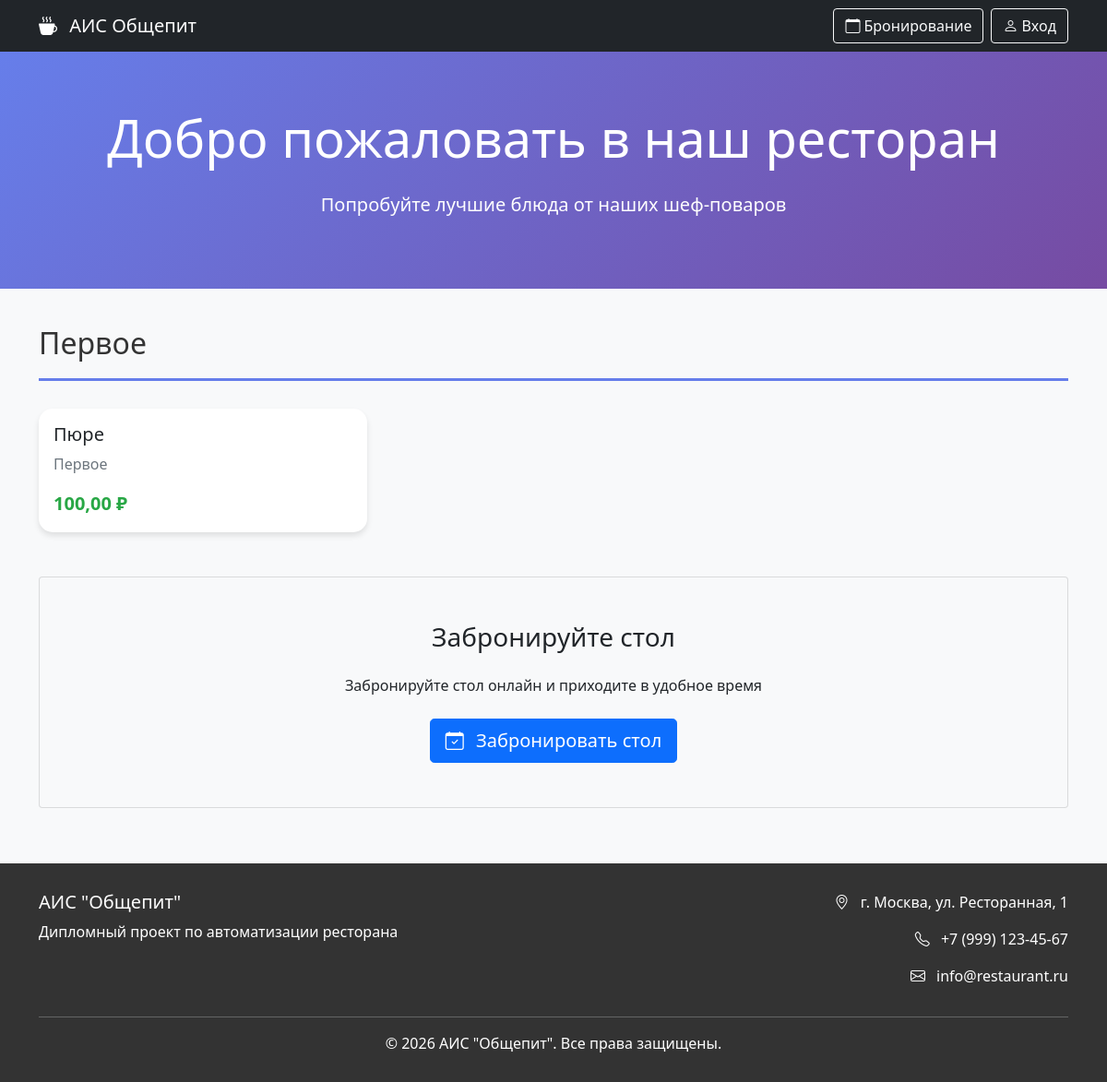
The app's page /menu/ with its own data.
### menu/models.py (models this page shows, shortened)
class Category(models.Model):
    name = models.CharField(max_length=100, verbose_name="Название категории")
    order = models.IntegerField(default=0, verbose_name="Порядок сортировки")
    class Meta:
        verbose_name = "Категория"              # как в единственном числе
        verbose_name_plural = "Категории"       # как во множественном
        ordering = ['order']

class Dish(models.Model):
    name = models.CharField(max_length=200, verbose_name="Название блюда")
    description = models.TextField(blank=True, verbose_name="Описание")
    price = models.DecimalField(max_digits=10, decimal_places=2, verbose_name="Цена")
    category = models.ForeignKey(Category, on_delete=models.CASCADE, verbose_name="Категория")
    is_available = models.BooleanField(default=True, verbose_name="Доступно")
    image = models.ImageField(upload_to='dishes/', blank=True, null=True, verbose_name="Изображение")
    created_at = models.DateTimeField(auto_now_add=True, verbose_name="Дата создания")
    updated_at = models.DateTimeField(auto_now=True, verbose_name="Дата обновления")
    class Meta:
        verbose_name = "Блюдо"
        verbose_name_plural = "Блюда"
        ordering = ['category__order', 'name']

### menu/views.py (the view)
# urls.py: path('menu/', menu_views.public_menu, name='public_menu'),
def public_menu(request):
    dishes = Dish.objects.filter(is_available=True).select_related('category')
    categories = Category.objects.all().order_by('order')
    context = {
        'dishes': dishes,
        'categories': categories,
    }
    return render(request, 'public/menu.html', context)

### templates/public/menu.html (shortened to what this page needs)
<!DOCTYPE html>
<html lang="ru">
<head>
    <link href="https://cdn.jsdelivr.net/npm/bootstrap@5.1.3/dist/css/bootstrap.min.css" rel="stylesheet">
    <link rel="stylesheet" href="https://cdn.jsdelivr.net/npm/bootstrap-icons@1.8.1/font/bootstrap-icons.css">
</head>
<body>
    <nav class="navbar navbar-dark bg-dark">
        <div class="container">
            <a class="navbar-brand" href="/">
                <i class="bi bi-cup-hot-fill me-2"></i>
                АИС Общепит
            </a>
            <div class="d-flex">
                <a href="/booking/" class="btn btn-outline-light me-2">
                    <i class="bi bi-calendar me-1"></i>Бронирование
                </a>
                <a href="/admin/" class="btn btn-outline-light">
                    <i class="bi bi-person me-1"></i>Вход
                </a>
            </div>
        </div>
    </nav>
    <div class="header text-center">
        <div class="container">
            <h1 class="display-4 mb-4">Добро пожаловать в наш ресторан</h1>
            <p class="lead">Попробуйте лучшие блюда от наших шеф-поваров</p>
        </div>
    </div>
    <div class="container">
        {% for category in categories %}
        <div class="category-title">
            <h2>{{ category.name }}</h2>
        </div>
        <div class="row g-4">
            {% for dish in dishes %}
                {% if dish.category.id == category.id %}
                <div class="col-md-4">
                    <div class="card dish-card h-100">
                        <div class="card-body">
                            <h5 class="card-title">{{ dish.name }}</h5>
                            <p class="card-text text-muted">{{ dish.description|truncatechars:100 }}</p>
                            <p class="dish-price mb-0">{{ dish.price }} ₽</p>
                        </div>
                    </div>
                </div>
                {% endif %}
            {% endfor %}
        </div>
        {% empty %}
        <div class="alert alert-info text-center">
            <i class="bi bi-info-circle me-2"></i>
            Меню скоро появится
        </div>
        {% endfor %}
    </div>
    <div class="container mt-5">
        <div class="card bg-light">
            <div class="card-body text-center p-5">
                <h3 class="mb-4">Забронируйте стол</h3>
                <p class="mb-4">Забронируйте стол онлайн и приходите в удобное время</p>
                <a href="/booking/" class="btn btn-primary btn-lg">
                    <i class="bi bi-calendar-check me-2"></i>
                    Забронировать стол
                </a>
            </div>
        </div>
    </div>
    <footer class="footer">
        <div class="container">
            <div class="row">
                <div class="col-md-6">
                    <h5>АИС "Общепит"</h5>
                    <p>Дипломный проект по автоматизации ресторана</p>
                </div>
                <div class="col-md-6 text-md-end">
                    <p>
                        <i class="bi bi-geo-alt me-2"></i>
                        г. Москва, ул. Ресторанная, 1
                    </p>
                    <p>
                        <i class="bi bi-telephone me-2"></i>
                        +7 (999) 123-45-67
                    </p>
                    <p>
                        <i class="bi bi-envelope me-2"></i>
                        info@restaurant.ru
                    </p>
                </div>
            </div>
            <hr class="bg-light">
            <p class="text-center mb-0">
                © 2026 АИС "Общепит". Все права защищены.
            </p>
        </div>
    </footer>
</body>
</html>

### templates/public/menu.html (style rules this page uses)
body { background-color: #f8f9fa; font-family: 'Segoe UI', sans-serif; }
.header { background: linear-gradient(135deg, #667eea 0%, #764ba2 100%); color: white; padding: 60px 0; margin-bottom: 40px; }
.category-title { color: #333; border-bottom: 3px solid #667eea; padding-bottom: 10px; margin-bottom: 30px; margin-top: 40px; }
.dish-card { transition: transform 0.2s; border: none; border-radius: 15px; overflow: hidden; box-shadow: 0 4px 6px rgba(0,0,0,0.1); }
.dish-price { font-size: 1.25rem; font-weight: bold; color: #28a745; }
.footer { background-color: #333; color: white; padding: 30px 0; margin-top: 60px; }

### records on screen
Category: name "Первое"
Dish: name "Пюре", description "Первое", price "100,00"
